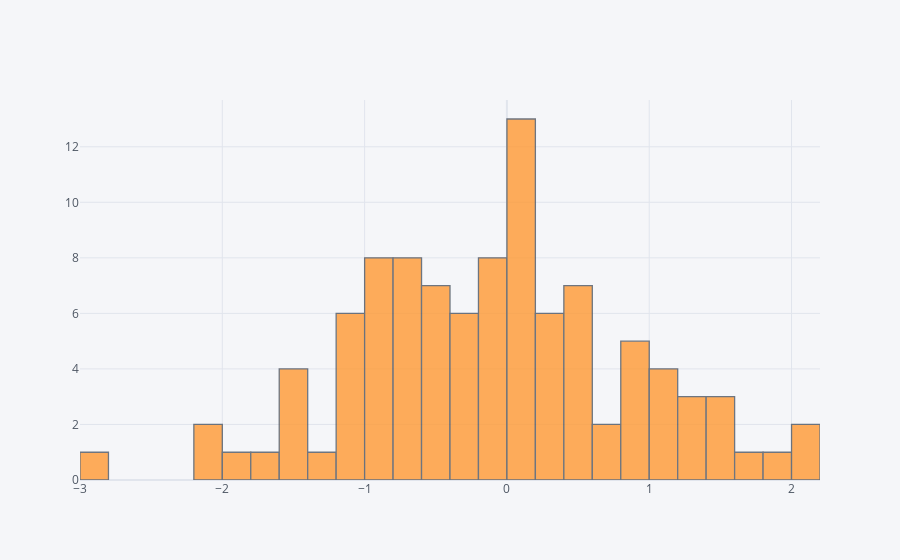

Notebook code for this chart:
### Markdown cell above
## histogram

### Code cell


### Figure 1 — Plotly figure (JSON) as saved in the notebook; plotly's stock layout.template omitted (floating-point values rounded to 4 significant figures)
{"data": [{"histfunc": "count", "histnorm": "", "marker": {"color": "rgba(255, 153, 51, 1.0)", "line": {"color": "#4D5663", "width": 1.3}}, "name": "A", "nbinsx": 25, "opacity": 0.8, "orientation": "v", "type": "histogram", "x": [0.0737, 0.1056, -1.129, 0.5804, -0.1976, 0.1264, 0.2705, 1.143, -0.02808, -0.6037, -0.6655, -1.96, -1.084, 0.8472, -1.462, -0.4108, -2.041, 0.03962, 0.5275, -0.294, 0.2893, 1.041, -1.184, -0.9432, -0.8286, -0.4051, 2.023, 0.2454, -0.6326, -0.721, -1.549, -0.8947, -0.156, 0.1739, 0.3474, 1.255, -1.068, -0.446, -0.1997, 0.8924, 0.4417, 0.2508, -1.646, 0.7678, -0.9069, -0.9559, -0.1871, 1.12, 0.154, -0.5717, 0.5976, 0.0192, 0.00242, 1.784, -0.2043, -1.404, 0.9324, -0.5792, -2.057, 2.058, 0.1673, -0.01928, 1.407, 0.9593, -0.7232, -0.3598, -1.197, -0.8802, -0.5141, -0.7825, 0.7313, 0.5221, 1.423, 1.483, 1.35, -0.8735, 0.4904, -0.2092, 0.9908, 0.5124, 0.1856, 0.112, -1.32, -1.063, -0.04026, 1.162, -2.853, 1.824, -0.6531, -0.9313, -0.3088, -0.3057, -0.5477, -0.7754, 1.237, 0.08827, 0.1485, -1.564, -0.1655, 0.2161]}], "layout": {"barmode": "overlay", "legend": {"bgcolor": "#F5F6F9", "font": {"color": "#4D5663"}}, "paper_bgcolor": "#F5F6F9", "plot_bgcolor": "#F5F6F9", "title": {"font": {"color": "#4D5663"}}, "xaxis": {"gridcolor": "#E1E5ED", "showgrid": true, "tickfont": {"color": "#4D5663"}, "title": {"font": {"color": "#4D5663"}, "text": ""}, "zerolinecolor": "#E1E5ED"}, "yaxis": {"gridcolor": "#E1E5ED", "showgrid": true, "tickfont": {"color": "#4D5663"}, "title": {"font": {"color": "#4D5663"}, "text": ""}, "zerolinecolor": "#E1E5ED"}}}
